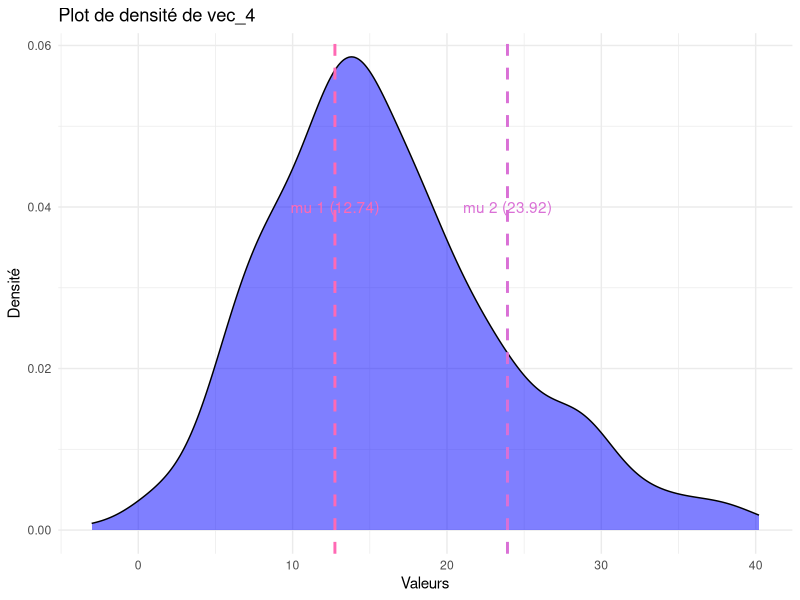
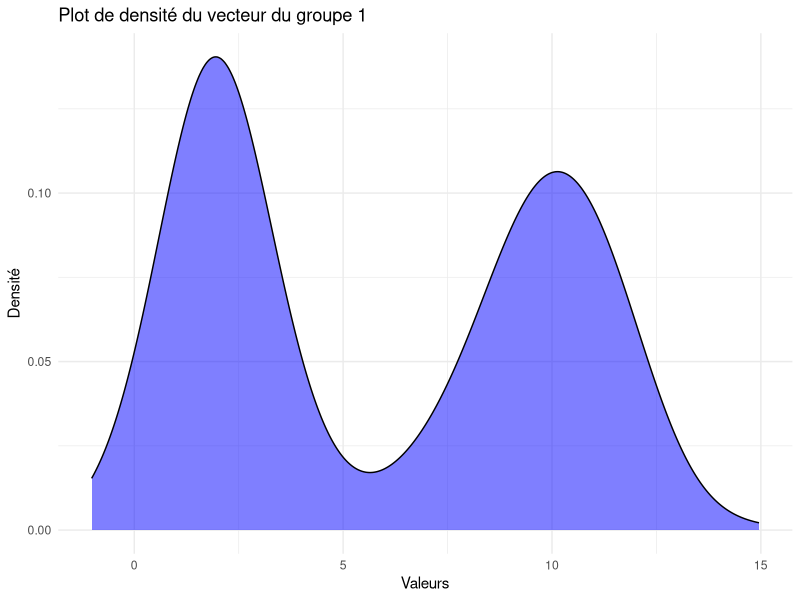

Source code (R) for these figures, in order: (Note: this script raises an error after producing the figures.)
## ---- chunk 1
library(ggplot2)
library(dplyr)
## ---- chunk 2
mu_1 = 12.74
mu_2 = 23.92
sigma_1 = 5
sigma_2 = 7.3

prop_1 = 350/500
prop_2 = 150/500
vec_4_1 <- rnorm(350, mu_1, sigma_1)
vec_4_2 <- rnorm(150, mu_2, sigma_2)

vec_4 <- c(vec_4_1,vec_4_2)

vec_4 <- sample(vec_4)

#Pour l'exportation
#write.csv(vec_4, "vecteur_4.csv")
## ---- chunk 3

# Création d'un data frame
df <- data.frame(values = vec_4)

# Plot de densité 
ggplot(df, aes(x = values)) +
  geom_density(fill = "blue", alpha = 0.5, color = "black") +
  geom_vline(aes(xintercept = mu_1), color = "hotpink", linetype = "dashed", size = 1) +
  geom_vline(aes(xintercept = mu_2), color = "orchid", linetype = "dashed", size = 1) +
  labs(title = "Plot de densité de vec_4",
       x = "Valeurs",
       y = "Densité") +
  theme_minimal() +
  annotate("text", x = mu_1, y = 0.04, label = paste("mu 1 (", mu_1, ")", sep = ""), color = "hotpink") +
  annotate("text", x = mu_2, y = 0.04, label = paste("mu 2 (", mu_2, ")", sep = ""), color = "orchid")

## ---- chunk 4
set.seed(100)
vect1 = sample(c(rnorm(250,mean=2,sd=1),rnorm(250,mean=10,sd=1.5)))
# Création d'un data frame
df <- data.frame(values = vect1)

# Plot de densité 
ggplot(df, aes(x = values)) +
  geom_density(fill = "blue", alpha = 0.5, color = "black")  +
  labs(title = "Plot de densité du vecteur du groupe 1",
       x = "Valeurs",
       y = "Densité") +
  theme_minimal() 
  
## ---- chunk 5
proba_10 <- 1 / (5 * sqrt(2 * pi)) * exp(-1/2 * ((7 - 10) / 5)^2)

## ---- chunk 6
proba_2 <-1 / (5 * sqrt(2 * pi)) * exp(-1/2 * ((7 - 2) / 5)^2)
## ---- chunk 7
C_1 <-(proba_10 *250/500)/ (proba_10*250/500+proba_2*1/2)
## ---- chunk 8
C_2 <-(proba_2 *250/500)/ (proba_10*250/500+proba_2*1/2)
## ---- chunk 9
proba_10_2 <- 1 / (5 * sqrt(2 * pi)) * exp(-1/2 * ((2 - 10) / 5)^2)

## ---- chunk 10
proba_2_2 <-1 / (5 * sqrt(2 * pi)) * exp(-1/2 * ((2 - 2) / 5)^2)
## ---- chunk 11
C_1_2 <-(proba_10_2 *250/500)/ (proba_10_2*250/500+proba_2_2*1/2)
## ---- chunk 12

C_2_2 <-(proba_2 *250/500)/ (proba_10*250/500+proba_2*1/2)
## ---- chunk 13
proba_10_10 <- 1 / (5 * sqrt(2 * pi)) * exp(-1/2 * ((10 - 10) / 5)^2)

## ---- chunk 14
proba_2_10 <-1 / (5 * sqrt(2 * pi)) * exp(-1/2 * ((10 - 2) / 5)^2)
## ---- chunk 15
C_1_10 <-(proba_10_10 *250/500)/ (proba_10_10*250/500+proba_2_10*1/2)
## ---- chunk 16

C_2_10 <-(proba_2_10 *250/500)/ (proba_10_10*250/500+proba_2_10*1/2)
## ---- chunk 17
proba_appart <- function(x, mu1, sigma1,mu2,sigma2, p1, p2){
  proba_grp_1 <- 1 / (sigma1 * sqrt(2 * pi)) * exp(-1/2 * ((x - mu1) / sigma1)^2)
  proba_grp_2 <- 1 / (sigma2 * sqrt(2 * pi)) * exp(-1/2 * ((x - mu2) / sigma2)^2)
  C_1 <-(proba_grp_1 *p1)/ (proba_grp_1*p1+proba_grp_2*p2)
  C_2 <- (proba_grp_2 *p2)/ (proba_grp_1*p1+proba_grp_2*p2)
  return(c(C_1,C_2))}

#test
pb<-proba_appart(2,10, 5,2,5,1/2,1/2)
pb[2]
## ---- chunk 18
df <- as.data.frame(matrix(0, nrow = 500, ncol = 3))

for (i in seq_along(vect1)) {
  df[i,1] <- vect1[i]
  df[i,2] <- proba_appart(vect1[i],10, 5,2,5,1/2,1/2)[1]
  df[i,3] <- proba_appart(vect1[i],10, 5,2,5,1/2,1/2)[2]
  
}
df
## ---- chunk 19
df<-t(df)


## ---- chunk 20
mean_w <- function(df){
  
  mean_1 <- sum(df[,1]*df[,2])/sum(df[,2])
  mean_2 <- sum(df[,1]*df[,3])/sum(df[,3])
  
  var_w_1 <- sqrt(1/500 * sum((df[,1]-mean_1)**2))
  
  var_w_2 <- sqrt(1/500 * sum((df[,1]-mean_2)**2))
  
  prop_w_1 <- 1/500 * sum(df[,2])
  prop_w_2 <- 1/500 * sum(df[,3])
  return(c(mean_1,mean_2,var_w_1,var_w_2,prop_w_1,prop_w_2))
  
}

theta <- mean_w(df)
theta
## ---- chunk 21
# df<- t(df)
# for (i in seq_along(vect1)) {
#   df[1,i] <- vect1[i]
#   df[2,i] <- proba_appart(vect1[i],theta[1],theta[3] ,theta[2],theta[4],theta[5],theta[6])[1]
#   df[3,i] <- proba_appart(vect1[i],theta[1],theta[3] ,theta[2],theta[4],theta[5],theta[6])[2]
#   
# }
# df <-t(df)

## ---- chunk 22
# E_M <- function(vect1,x){
#   
# df <- as.data.frame(matrix(0, nrow = 500, ncol = 3))
# 
# for (i in seq_along(vect1)) {
#   df[i,1] <- vect1[i]
#   df[i,2] <- proba_appart(vect1[i],10, 5,2,5,1/2,1/2)[1]
#   df[i,3] <- proba_appart(vect1[i],10, 5,2,5,1/2,1/2)[2]
#   
# }
#    
#   # M             
# 
#   for (i in x){
#   theta <- mean_w(df)
#   theta
#   for (i in range(500)) {
#     df[i,2] <- proba_appart(df[i,1],theta[1],theta[3] ,theta[2],theta[4],theta[5],theta[6])[1]
#     df[i,3] <- proba_appart(df[i,1],theta[1],theta[3] ,theta[2],theta[4],theta[5],theta[6])[2]
#   }
# 
#   }
#   return(theta)
# }
# E_M(vect1,10)
## ---- chunk 23
# E_M <- function(vect1, n_iter) {
#   df <- as.data.frame(matrix(0, nrow = length(vect1), ncol = 3))
#   colnames(df) <- c("x", "w1", "w2")
# 
#   # Initialisation avec des paramètres arbitraires
#   for (i in seq_along(vect1)) {
#     probs <- proba_appart(vect1[i], 10, 5, 2, 5, 0.5, 0.5)
#     df[i, ] <- c(vect1[i], probs[1], probs[2])
#   }
# 
#   # Boucle EM
#   for (j in seq_len(n_iter)) {
#     theta <- mean_w(df)
# 
#     for (i in seq_len(nrow(df))) {
#       probs <- proba_appart(df[i, 1], theta[1], theta[3], theta[2], theta[4], theta[5], theta[6])
#       df[i, 2] <- probs[1]
#       df[i, 3] <- probs[2]
#     }
#   }
# 
#   return(theta)
# }
# 
# # Exemple d'appel
# E_M(vect1, 100)
## ---- chunk 24
log_likelihood <- function(df, mu1, sigma1, mu2, sigma2, p1, p2) {
    ll <- sum(log(p1 * dnorm(df$x, mean = mu1, sd = sigma1) + p2 * dnorm(df$x, mean = mu2, sd = sigma2)))
    return(ll)
}
## ---- chunk 25
E_M <- function(vect1, n_iter = 100, mu1_init = 10, mu2_init = 2, sigma1_init = 5, sigma2_init = 5, p1_init = 0.5, p2_init = 0.5) {

  # Initialisation du data frame pour les probabilités d'appartenance
  df <- data.frame(
    x = vect1,
    w1 = rep(NA, length(vect1)),
    w2 = rep(NA, length(vect1))
  )

  # initialisation des paramètres
  mu1 <- mu1_init
  mu2 <- mu2_init
  sigma1 <- sigma1_init
  sigma2 <- sigma2_init
  p1 <- p1_init
  p2 <- p2_init


  # Étape E (Expectation) : Initialisation des probabilités d'appartenance
  for (i in seq_along(vect1)) {
    probs <- proba_appart(vect1[i], mu1, sigma1, mu2, sigma2, p1, p2)
    df$w1[i] <- probs[1]
    df$w2[i] <- probs[2]
  }
  
  # Initialisation de la log-vraisemblance
  ll_old <- log_likelihood(df, mu1, sigma1, mu2, sigma2, p1, p2)

  # Boucle EM
  for (iter in 1:n_iter) {

    # Étape M (Maximization) : Mise à jour des paramètres en prenant en compte les proba d'appartenance calculé precedemment
    
    mu1_new <- sum(df$x * df$w1)/ sum(df$w1)
    mu2_new <- sum(df$x * df$w2) / sum(df$w2)
    
    sigma1_new <- sqrt(sum(df$w1 * (df$x - mu1_new)^2) / sum(df$w1))
    sigma2_new <- sqrt(sum(df$w2 * (df$x - mu2_new)^2) / sum(df$w2))
    
    p1_new <- mean(df$w1)
    p2_new <- mean(df$w2)

    # Affichage des paramètres à chaque itération
    cat(sprintf("Itération %d: mu1 = %.4f, mu2 = %.4f, sigma1 = %.4f, sigma2 = %.4f, p1 = %.4f, p2 = %.4f\n",
                iter, mu1_new, mu2_new, sigma1_new, sigma2_new, p1_new, p2_new))

    # Calcul de la log-vraisemblance
    ll_new <- log_likelihood(df, mu1_new, sigma1_new, mu2_new, sigma2_new, p1_new, p2_new)
    cat(sprintf("Log-vraisemblance : %.4f\n", ll_new))

    # Critère de convergence : variation relative des paramètres
    delta_mu1 <- abs(mu1_new - mu1) 
    delta_mu2 <- abs(mu2_new - mu2) 
    delta_sigma1 <- abs(sigma1_new - sigma1)
    delta_sigma2 <- abs(sigma2_new - sigma2)
    delta_p1 <- abs(p1_new - p1) / 

    # et de la log-vraisemblance
    delta_ll <- abs(ll_new - ll_old)

    # Si tous les deltas sont inférieurs à la tolérance, on arrête la boucle, l'algorithme a cvg
    if (delta_mu1 < tol && delta_mu2 < tol && delta_sigma1 < tol && delta_sigma2 < tol && delta_p1 < tol && delta_ll < tol) {
      cat(sprintf("Convergence atteinte à l'itération %d.\n", iter))
      break
    }

    # Mise à jour des paramètres et de la log-vraisemblance
    mu1 <- mu1_new
    mu2 <- mu2_new
    sigma1 <- sigma1_new
    sigma2 <- sigma2_new
    p1 <- p1_new
    p2 <- p2_new
    ll_old <- ll_new

    # Étape E (Expectation) : Mise à jour des probabilités d'appartenance
    for (i in seq_along(vect1)) {
      probs <- proba_appart(vect1[i], mu1, sigma1, mu2, sigma2, p1, p2)
      df$w1[i] <- probs[1]
      df$w2[i] <- probs[2]
    }
  }

  # Retourne les paramètres estimés
  return(list(mu1 = mu1, mu2 = mu2, sigma1 = sigma1, sigma2 = sigma2, p1 = p1, p2 = p2))
}

# Exemple d'appel
resultats_EM <- E_M(vect1, n_iter = 100)
print(resultats_EM)

## ---- chunk 26
E_M <- function(vect1, n_iter = 100, mu1_init = 10, mu2_init = 2, sigma1_init = 5, sigma2_init = 5, p1_init = 0.5, p2_init = 0.5, tol = 1e-6) {

  # Initialisation du data frame pour stocker les données et les probabilités d'appartenance
  df <- data.frame(
    x = vect1,
    w1 = rep(NA, length(vect1)),
    w2 = rep(NA, length(vect1))
  )

  # Paramètres initiaux
  mu1 <- mu1_init
  mu2 <- mu2_init
  sigma1 <- sigma1_init
  sigma2 <- sigma2_init
  p1 <- p1_init
  p2 <- p2_init

  # Fonction pour calculer les probabilités d'appartenance
  proba_appart <- function(x, mu1, sigma1, mu2, sigma2, p1, p2) {
    proba_grp_1 <- p1 * dnorm(x, mean = mu1, sd = sigma1)
    proba_grp_2 <- p2 * dnorm(x, mean = mu2, sd = sigma2)
    C_1 <- proba_grp_1 / (proba_grp_1 + proba_grp_2)
    C_2 <- proba_grp_2 / (proba_grp_1 + proba_grp_2)
    return(c(C_1, C_2))
  }

  # Fonction pour calculer la log-vraisemblance
  log_likelihood <- function(df, mu1, sigma1, mu2, sigma2, p1, p2) {
    ll <- sum(log(p1 * dnorm(df$x, mean = mu1, sd = sigma1) + p2 * dnorm(df$x, mean = mu2, sd = sigma2)))
    return(ll)
  }

  # Étape E (Expectation) : Initialisation des probabilités d'appartenance
  for (i in seq_along(vect1)) {
    probs <- proba_appart(vect1[i], mu1, sigma1, mu2, sigma2, p1, p2)
    df$w1[i] <- probs[1]
    df$w2[i] <- probs[2]
  }

  # Initialisation de la log-vraisemblance
  ll_old <- log_likelihood(df, mu1, sigma1, mu2, sigma2, p1, p2)

  # Boucle EM
  for (iter in 1:n_iter) {

    # Étape M (Maximization) : Mise à jour des paramètres
    mu1_new <- weighted.mean(df$x, df$w1)
    mu2_new <- weighted.mean(df$x, df$w2)
    sigma1_new <- sqrt(sum(df$w1 * (df$x - mu1_new)^2) / sum(df$w1))
    sigma2_new <- sqrt(sum(df$w2 * (df$x - mu2_new)^2) / sum(df$w2))
    p1_new <- mean(df$w1)
    p2_new <- mean(df$w2)

    # Affichage des paramètres à chaque itération
    cat(sprintf("Itération %d: mu1 = %.4f, mu2 = %.4f, sigma1 = %.4f, sigma2 = %.4f, p1 = %.4f, p2 = %.4f\n",
                iter, mu1_new, mu2_new, sigma1_new, sigma2_new, p1_new, p2_new))

    # Calcul de la log-vraisemblance
    ll_new <- log_likelihood(df, mu1_new, sigma1_new, mu2_new, sigma2_new, p1_new, p2_new)
    cat(sprintf("Log-vraisemblance : %.4f\n", ll_new))

    # Critère de convergence : variation relative des paramètres
    delta_mu1 <- abs(mu1_new - mu1) / abs(mu1) 
    delta_mu2 <- abs(mu2_new - mu2) / abs(mu2)
    delta_sigma1 <- abs(sigma1_new - sigma1) / abs(sigma1)
    delta_sigma2 <- abs(sigma2_new - sigma2) / abs(sigma2)
    delta_p1 <- abs(p1_new - p1) / abs(p1) 

    #et variation de la log-vraisemblance
    delta_ll <- abs(ll_new - ll_old) / (abs(ll_old) + 1e-10)

    # Si tous les deltas sont inférieurs à la tolérance, on arrête la boucle
    if (delta_mu1 < tol && delta_mu2 < tol && delta_sigma1 < tol && delta_sigma2 < tol && delta_p1 < tol && delta_ll < tol) {
      cat(sprintf("Convergence atteinte à l'itération %d.\n", iter))
      break
    }

    # Mise à jour des paramètres et de la log-vraisemblance
    mu1 <- mu1_new
    mu2 <- mu2_new
    sigma1 <- sigma1_new
    sigma2 <- sigma2_new
    p1 <- p1_new
    p2 <- p2_new
    ll_old <- ll_new

    # Étape E (Expectation) : Mise à jour des probabilités d'appartenance
    for (i in seq_along(vect1)) {
      probs <- proba_appart(vect1[i], mu1, sigma1, mu2, sigma2, p1, p2)
      df$w1[i] <- probs[1]
      df$w2[i] <- probs[2]
    }
  }

  # Retourne les paramètres estimés
  return(list(mu1 = mu1, mu2 = mu2, sigma1 = sigma1, sigma2 = sigma2, p1 = p1, p2 = p2))
}

#test

resultats_EM <- E_M(vect1, n_iter = 100, tol = 0.1)
print(resultats_EM)

